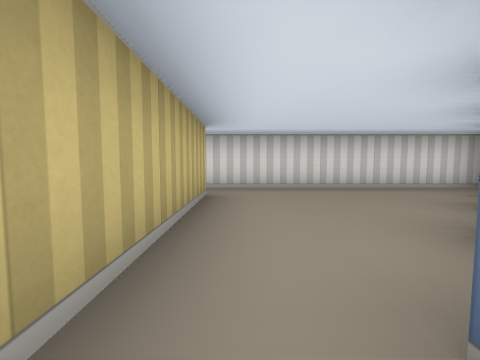
View 1 (above)

14 first-person views from a walk through a cub3D maze. The camera is about half as high as the walls, tilts 4° down and sees 90° across. The floor is counted in squares. Each view is taken from the middle of a square. On the plan, view 1 faces up. The plan holds only what a view shows up to about 9 squares ahead; the rest is blank.

View 2
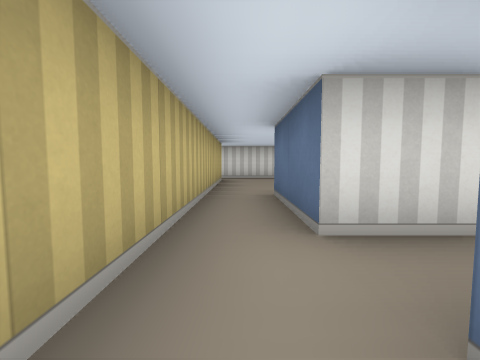

View 3
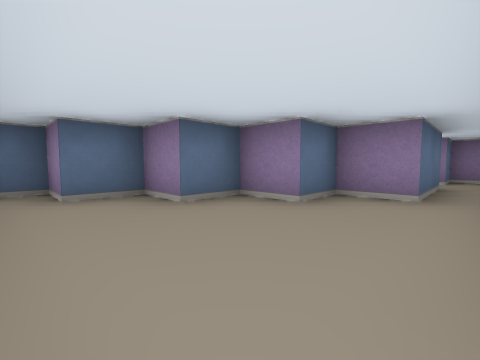

View 4
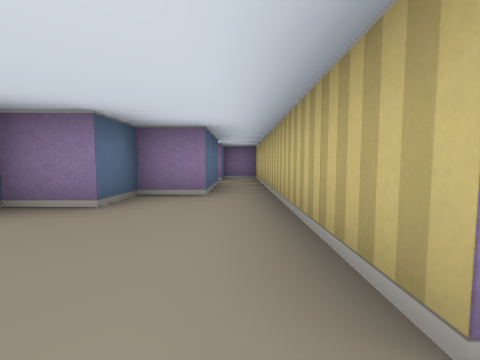

View 5
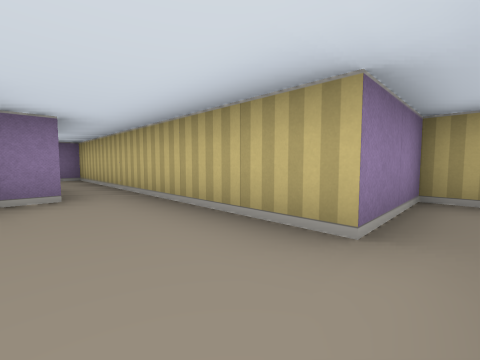

View 6
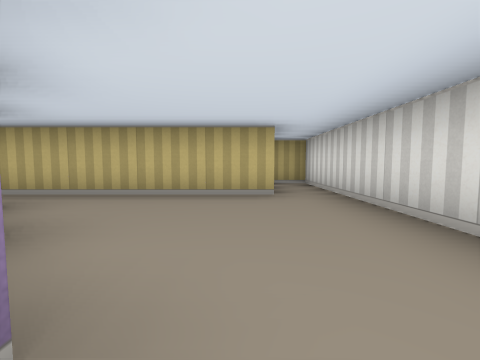

View 7
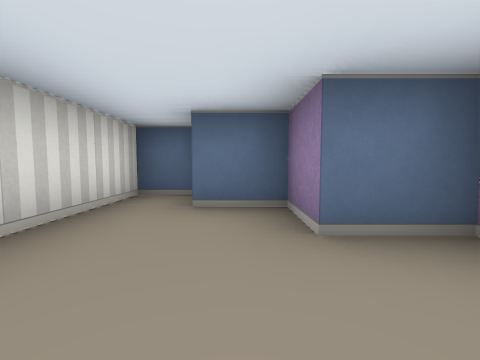

View 8
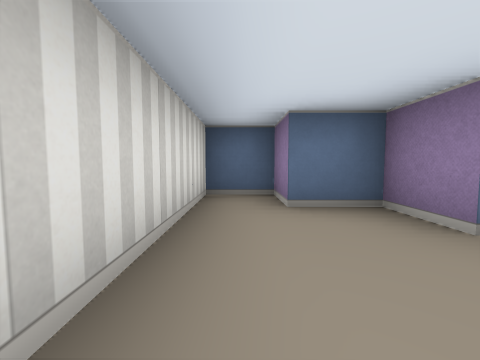

View 9
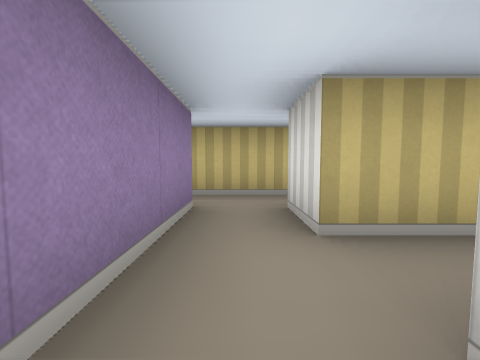

View 10
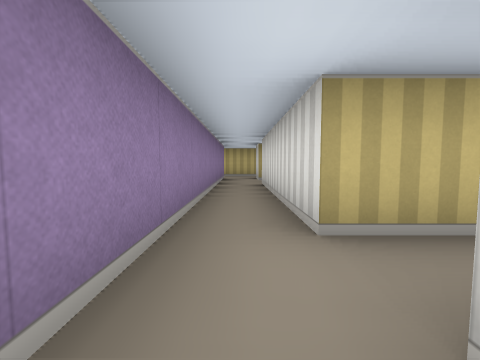

View 11
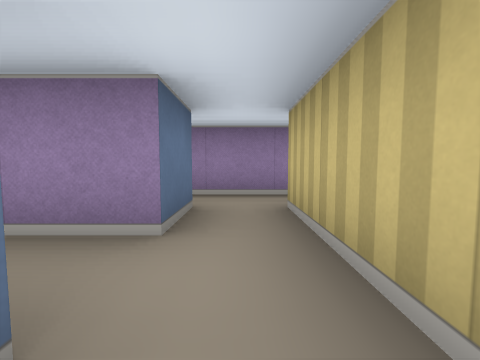

View 12
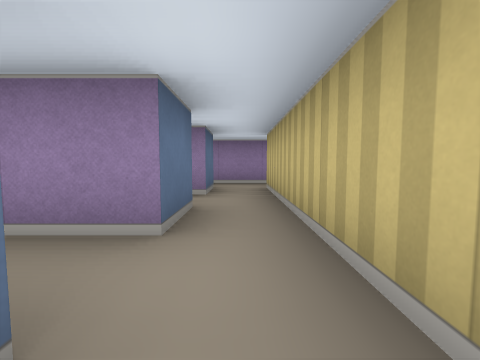

View 13
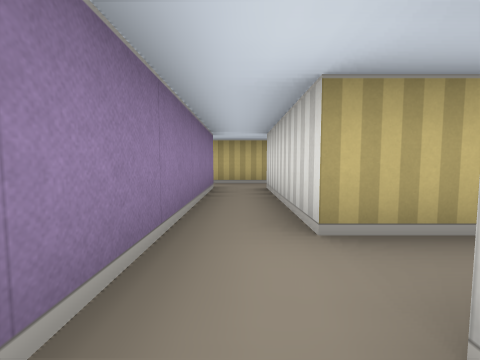

View 14
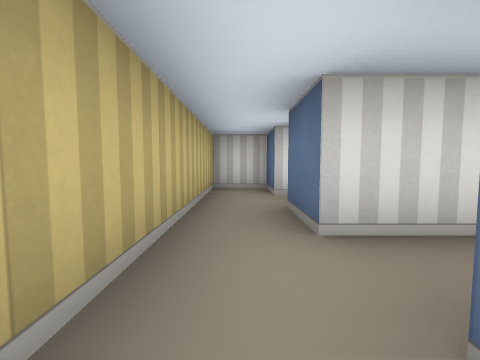

### Floor plan
Ten units are one square. View 1 is at (0, 0); x grows to the right and y downward. Boxes are objects, and circles mark ways between rooms. Rooms are numbered by the first view taken in them; rooms with no view inside come last. Other rooms are left out.
<svg viewBox="-30 -50 275 90">
<path fill="none" stroke="#000" d="M15 15 5 15 5 -5 15 -5 15 -15 25 -15 25 -25 35 -25 35 -35 45 -35 45 -45 -25 -45 -25 -35 -5 -35 -5 35 5 35 5 25 15 25M65 15 25 15M15 25 78 25M15 4 15 15M75 -5 75 -15 104 -15M105 -25 75 -25 75 -35 65 -35 65 -5M105 -36 105 -25M104 -15 116 -15M86 -5 75 -5M75 15 75 5 85 5M65 -5 65 15"/>
<circle cx="10" cy="20" r="3" fill="#2a7"/>
<circle cx="70" cy="10" r="3" fill="#2a7"/>
<circle cx="110" cy="-20" r="3" fill="#2a7"/>
<circle cx="70" cy="-10" r="3" fill="#2a7"/>
<text x="10" y="-20">1</text>
<text x="80" y="20">2</text>
<text x="80" y="-20">3</text>
<text x="120" y="-40">4</text>
<text x="240" y="0">5</text>
</svg>
Room 1 opens to room 2. Room 2 opens to room 5. Room 3 opens to room 4. Room 3 opens to room 5.

Where each view was taken, in squares from view 1:
view 1: 0 up, 0 right, facing up
view 2: 3 down, 0 right, facing up
view 3: 4 up, 0 right, facing down-right
view 4: 4 up, 0 right, facing down
view 5: 4 up, 1 right, facing down-left
view 6: 3 up, 3 right, facing left
view 7: 3 up, 1 right, facing right
view 8: 4 up, 1 right, facing right
view 9: 2 down, 3 right, facing left
view 10: 2 down, 8 right, facing left
view 11: 1 up, 7 right, facing down
view 12: 3 up, 7 right, facing down
view 13: 2 up, 12 right, facing left
view 14: 1 down, 7 right, facing up
